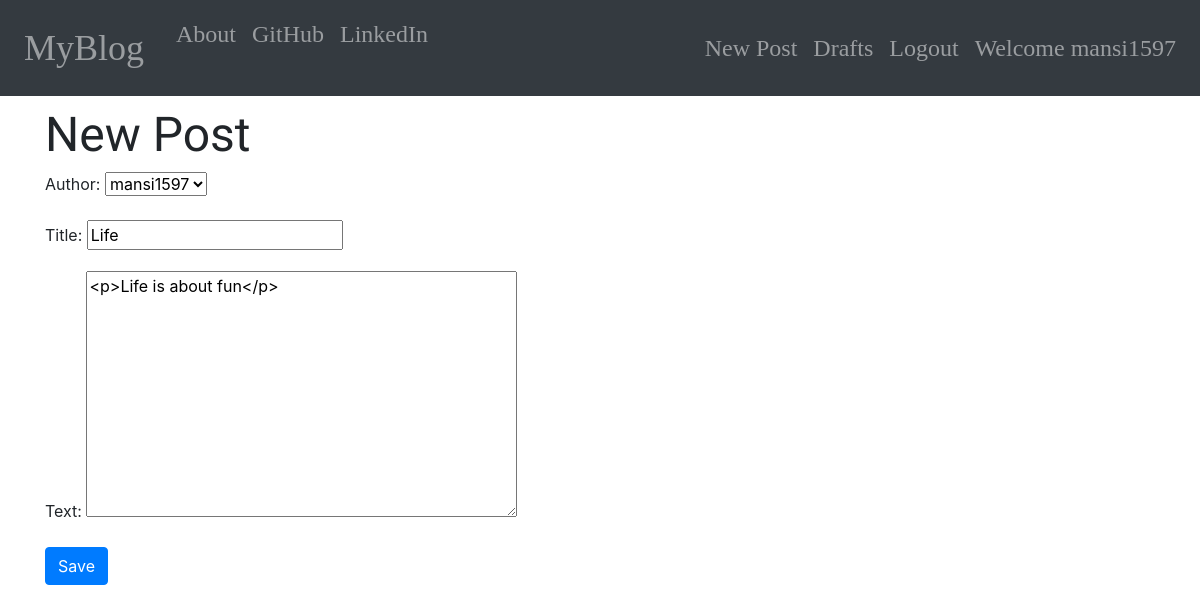
The page /post/7/edit/ (signed in) on the database its author committed.
### blog/models.py (models this page shows, shortened)
class Post(models.Model):
    author = models.ForeignKey('auth.User', on_delete=models.CASCADE)
    title = models.CharField(max_length=200)
    text = models.TextField()
    create_date = models.DateTimeField(default=timezone.now)
    publish_date = models.DateTimeField(blank=True, null=True)

### blog/views.py (the view)
# urls.py: url(r'^post/(?P<pk>\d+)/edit/$', views.PostUpdateView.as_view(), name='post_edit'),
class PostUpdateView(LoginRequiredMixin, UpdateView):
    login_url = '/login/'
    redirect_field_name = 'blog/post_detail.html'
    form_class = PostForm
    model = Post

### blog/forms.py
class PostForm(forms.ModelForm):
    class Meta:
        model = Post
        fields = ('author', 'title', 'text')
        widgets = {
            'title': forms.TextInput(attrs={'class': 'textinputclass loader'}),
        }

### blog/templates/blog/post_form.html (shortened to what this page needs)
<!DOCTYPE html>
{% extends "blog/base.html" %}
{% block content%}
   <h1 class="newposttitle loader">New Post</h1>
    <form class="post-form" method="POST">
    {{ form.as_p }}
    <button type="submit" class="btn btn-primary loader">Save</button>
    </form>
{% endblock %}

### blog/templates/blog/base.html (shortened to what this page needs)
<!DOCTYPE html>
{% load staticfiles %}
<html lang="en">
<head>
    <link href="{% static 'css/bootstrap.css' %}" rel="stylesheet">
    <link href="{% static 'css/medium-editor.min.css' %}" rel="stylesheet">
    <link href="{% static 'css/blog.css' %}" rel="stylesheet">
</head>
<body>
<nav class="navbar navbar-expand-sm bg-dark navbar-dark techfonts custom-navbar">
  <ul class="navbar-nav">
    <li class="navbar-brand bigbrand">
      <a class="nav-link" href="{% url "blog:post_list" %}">MyBlog</a>
    </li>
    <li class="nav-item">
      <a class="nav-link" href="{% url "blog:about" %}">About</a>
    </li>
    <li class="nav-item">
      <a class="nav-link" href="https://www.github.com">GitHub</a>
    </li>
    <li class="nav-item">
      <a class="nav-link" href="https://www.linkedin.com">LinkedIn</a>
    </li>
  </ul>
    <ul class="navbar-nav ml-auto">
    {% if user.is_authenticated %}
        <li class="nav-item" >
        <a class="nav-link" href="{% url 'blog:post_new'%}">New Post</a>
        </li>
         <li class="nav-item" >
        <a class="nav-link" href="{% url 'blog:post_draft_list'%}">Drafts</a>
        </li>
         <li class="nav-item" >
        <a class="nav-link" href="{% url 'logout'%}">Logout</a>
        </li>
        <li class="nav-item" >
        <a class="nav-link" >Welcome {{ user.username }}</a>
        </li>
    {% else %}
         <li class="nav-item" >
        <a class="nav-link" href="{% url 'login' %}" >Login</a>
        </li>
    {% endif %}
    </ul>
</nav>
<div class="container content ">
    {% block content %}
    {% endblock %}
</div>
</body>
</html>

### blog/static/css/blog.css (style rules this page uses)
.techfonts { font-family: 'Source Serif Pro', serif; font-size: 1.5em; margin-bottom: 10px; }
.bigbrand { font-size: 1.5em; }
.newposttitle { font-family: 'Lilita One', cursive; font-size: 3em; }
.loader { filter:hue-rotate(0deg); color:linear-gradient(45deg,#0f8,#08f); animation:hue 10000ms infinite linear; }

### rows shown on the page
Post: author "mansi1597", title "Life", text "<p>Life is about fun</p>"

### other values the page prints
{{ user.username }} "mansi1597"
